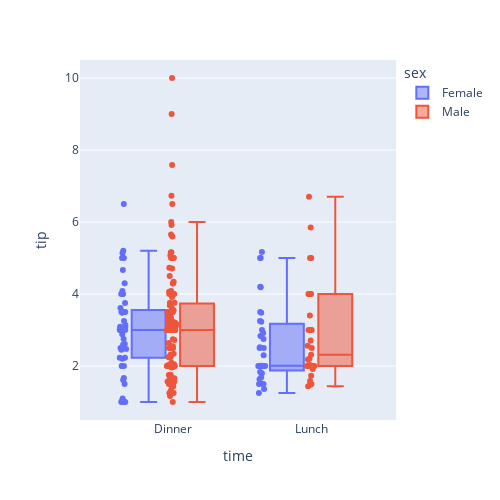

Source (notebook cell):
### Code cell
df.plot.box(backend='plotly',y='tip',x='time',color='sex', height=500,width=500, points='all')

### Figure 1 — Plotly figure (JSON) as saved in the notebook; plotly's stock layout.template omitted (floating-point values rounded to 4 significant figures; data arrays with more than 128 entries replaced by an {"elided": "..."} marker saying what was removed)
{"data": [{"alignmentgroup": "True", "boxpoints": "all", "hovertemplate": "sex=Female<br>time=%{x}<br>tip=%{y}<extra></extra>", "legendgroup": "Female", "marker": {"color": "#636efa"}, "name": "Female", "notched": false, "offsetgroup": "Female", "orientation": "v", "showlegend": true, "type": "box", "x": ["Dinner", "Dinner", "Dinner", "Dinner", "Dinner", "Dinner", "Dinner", "Dinner", "Dinner", "Dinner", "Dinner", "Dinner", "Dinner", "Dinner", "Dinner", "Dinner", "Dinner", "Dinner", "Dinner", "Dinner", "Dinner", "Lunch", "Lunch", "Dinner", "Dinner", "Dinner", "Dinner", "Dinner", "Dinner", "Dinner", "Dinner", "Dinner", "Dinner", "Dinner", "Dinner", "Lunch", "Lunch", "Lunch", "Lunch", "Lunch", "Lunch", "Lunch", "Lunch", "Lunch", "Lunch", "Lunch", "Lunch", "Lunch", "Lunch", "Lunch", "Lunch", "Lunch", "Lunch", "Lunch", "Lunch", "Lunch", "Lunch", "Dinner", "Dinner", "Dinner", "Dinner", "Dinner", "Dinner", "Dinner", "Dinner", "Dinner", "Dinner", "Lunch", "Lunch", "Lunch", "Lunch", "Lunch", "Lunch", "Lunch", "Dinner", "Dinner", "Dinner", "Dinner", "Dinner", "Lunch", "Lunch", "Lunch", "Lunch", "Dinner", "Dinner", "Dinner", "Dinner"], "x0": " ", "xaxis": "x", "y": [1.01, 3.61, 5, 3.02, 1.67, 3.5, 2.75, 2.23, 3, 3, 2.45, 3.07, 2.6, 5.2, 1.5, 2.47, 1, 3, 3.14, 5, 2.2, 1.83, 5.17, 1, 4.3, 3.25, 2.5, 3, 2.5, 3.48, 4.08, 4, 1, 4, 3.5, 1.5, 1.8, 2.92, 1.68, 2.52, 4.2, 2, 2, 2.83, 1.5, 2, 3.25, 1.25, 2, 2, 2.75, 3.5, 5, 2.3, 1.5, 1.36, 1.63, 5.14, 3.75, 2.61, 2, 3, 1.61, 2, 4, 3.5, 3.5, 4.19, 5, 2, 2.01, 2, 2.5, 3.23, 2.23, 2.5, 6.5, 1.1, 3.09, 3.48, 3, 2.5, 2, 2.88, 4.67, 2, 3], "y0": " ", "yaxis": "y"}, {"alignmentgroup": "True", "boxpoints": "all", "hovertemplate": "sex=Male<br>time=%{x}<br>tip=%{y}<extra></extra>", "legendgroup": "Male", "marker": {"color": "#EF553B"}, "name": "Male", "notched": false, "offsetgroup": "Male", "orientation": "v", "showlegend": true, "type": "box", "x": {"elided": "157 str values"}, "x0": " ", "xaxis": "x", "y": {"elided": "157 float values"}, "y0": " ", "yaxis": "y"}], "layout": {"boxmode": "group", "height": 500, "legend": {"title": {"text": "sex"}, "tracegroupgap": 0}, "margin": {"t": 60}, "width": 500, "xaxis": {"anchor": "y", "autorange": true, "domain": [0, 1], "range": [-0.6717, 1.614], "title": {"text": "time"}, "type": "category"}, "yaxis": {"anchor": "x", "autorange": true, "domain": [0, 1], "range": [0.5, 10.5], "title": {"text": "tip"}, "type": "linear"}}}
